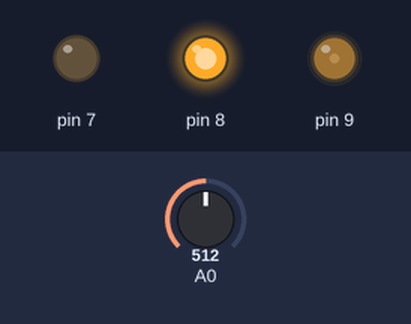
A sketch run on a simulated Arduino Uno, built with avr-gcc and run on an emulated ATmega328P. Shown: output pins drawn as LEDs (lit = HIGH). The inputs (shaded band) are chosen by the test bench; at power-on: A0 = 512.

Above: at 1.2 s.
1.3 s: A0 set to 523
At 1.8 s:
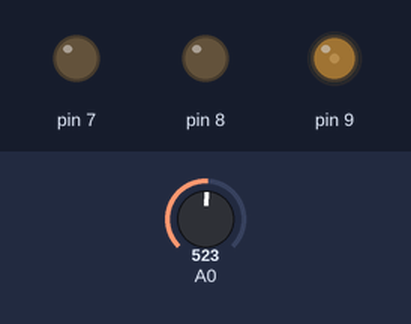
2.8 s: A0 set to 511
At 4.0 s:
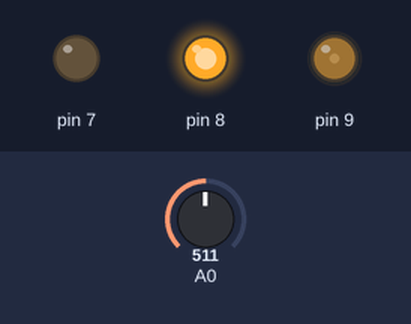
4.3 s: A0 set to 716
At 5.3 s:
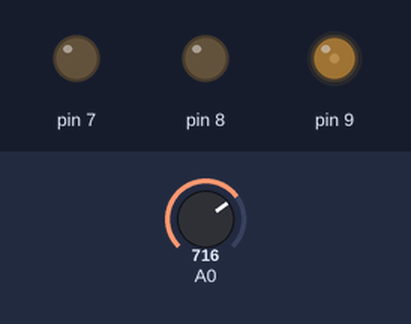
Timing chart, 0 to 7.3 s (numbered marks = the images above; inputs shaded):
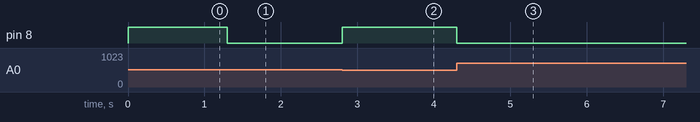

The sketch:

Center.ino
```cpp
//Center
//uses a variable force (pwm duty)
//If it feels like a mountain - pushing away from center, then
//reverse the motor leads
//or for a quick fix in the code: change if(f < 0) to if (f > 0)

#include <Motor.h>

int pos;    // position from analogRead
int force;  // computed from pos and k
int k = 2;  // spring constant
int duty;   // pwm duty for Timer1 (range 0 - 1023) 10-bit resolution

void setup()
{

  MotorA.torque(100);  //is this necessary?

}

void loop()
{

  pos = analogRead(A0);
  force = k * (512 - pos);
  duty = abs(force);
  duty = min(1024, duty);
  if(force < 0) MotorB.direction(FORWARD);
  else MotorB.direction(BACKWARD);

}
```

Measured:
- the behaviour switches between 512 and 513 on A0 (found by bisection; images 0 and 1)
- after the input at 1.3 s, pin 8: HIGH → LOW at once
- after the input at 2.8 s, pin 8: LOW → HIGH at once
- after the input at 4.3 s, pin 8: HIGH → LOW at once
